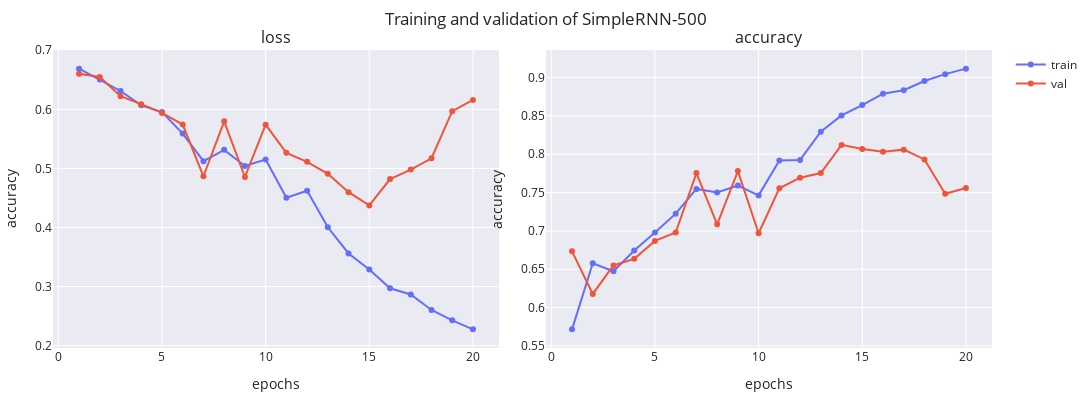

The code cell stored with this chart in its notebook:
### Code cell
dataset = AmazonDataset.load(
    train_path=path_dir + "train_small.txt",
    test_path=path_dir + "test_small.txt",
    max_features=500,
)
rnn_model_500 = AmazonReviewsModel(500, 64, SimpleRNN, name="SimpleRNN-500")
_, fig = rnn_model_500.train(
    dataset, f"{MODEL_PATH}/{rnn_model_500.name}.weights.h5", **train_default
)
print(rnn_model_500.evaluate(dataset.X_test, dataset.y_test))
fig

### Figure 1 — Plotly figure (JSON) as saved in the notebook; plotly's stock layout.template omitted (floating-point values rounded to 4 significant figures)
{"data": [{"line": {"color": "#636EFA"}, "marker": {"color": "#636EFA"}, "mode": "lines+markers", "name": "train", "showlegend": true, "type": "scatter", "x": [1, 2, 3, 4, 5, 6, 7, 8, 9, 10, 11, 12, 13, 14, 15, 16, 17, 18, 19, 20], "xaxis": "x", "y": [0.6689, 0.6506, 0.6311, 0.6069, 0.5954, 0.5589, 0.5122, 0.5314, 0.5042, 0.5151, 0.4502, 0.4622, 0.4003, 0.356, 0.3288, 0.2969, 0.2865, 0.2603, 0.2427, 0.2275], "yaxis": "y"}, {"line": {"color": "#EF553B"}, "marker": {"color": "#EF553B"}, "mode": "lines+markers", "name": "val", "showlegend": true, "type": "scatter", "x": [1, 2, 3, 4, 5, 6, 7, 8, 9, 10, 11, 12, 13, 14, 15, 16, 17, 18, 19, 20], "xaxis": "x", "y": [0.6603, 0.6548, 0.6222, 0.6088, 0.5939, 0.5742, 0.4867, 0.5797, 0.4855, 0.5741, 0.5263, 0.5112, 0.4909, 0.4598, 0.4374, 0.482, 0.4981, 0.5172, 0.5969, 0.616], "yaxis": "y"}, {"line": {"color": "#636EFA"}, "marker": {"color": "#636EFA"}, "mode": "lines+markers", "name": "train", "showlegend": false, "type": "scatter", "x": [1, 2, 3, 4, 5, 6, 7, 8, 9, 10, 11, 12, 13, 14, 15, 16, 17, 18, 19, 20], "xaxis": "x2", "y": [0.5717, 0.6578, 0.6474, 0.6744, 0.6978, 0.7225, 0.7548, 0.7502, 0.7591, 0.7463, 0.7919, 0.7926, 0.8293, 0.8507, 0.8641, 0.879, 0.8835, 0.8954, 0.9044, 0.9116], "yaxis": "y2"}, {"line": {"color": "#EF553B"}, "marker": {"color": "#EF553B"}, "mode": "lines+markers", "name": "val", "showlegend": false, "type": "scatter", "x": [1, 2, 3, 4, 5, 6, 7, 8, 9, 10, 11, 12, 13, 14, 15, 16, 17, 18, 19, 20], "xaxis": "x2", "y": [0.6734, 0.6178, 0.655, 0.6636, 0.687, 0.698, 0.7754, 0.7086, 0.778, 0.697, 0.7556, 0.7694, 0.7754, 0.8122, 0.8068, 0.8034, 0.806, 0.7932, 0.7484, 0.756], "yaxis": "y2"}], "layout": {"annotations": [{"font": {"size": 16}, "showarrow": false, "text": "loss", "x": 0.2375, "xanchor": "center", "xref": "paper", "y": 1, "yanchor": "bottom", "yref": "paper"}, {"font": {"size": 16}, "showarrow": false, "text": "accuracy", "x": 0.7625, "xanchor": "center", "xref": "paper", "y": 1, "yanchor": "bottom", "yref": "paper"}], "height": 400, "margin": {"b": 10, "l": 10, "r": 10, "t": 50}, "title": {"text": "Training and validation of SimpleRNN-500"}, "width": 1200, "xaxis": {"anchor": "y", "domain": [0, 0.475], "title": {"text": "epochs"}}, "xaxis2": {"anchor": "y2", "domain": [0.525, 1], "title": {"text": "epochs"}}, "yaxis": {"anchor": "x", "domain": [0, 1], "title": {"text": "accuracy"}}, "yaxis2": {"anchor": "x2", "domain": [0, 1], "title": {"text": "accuracy"}}}}
